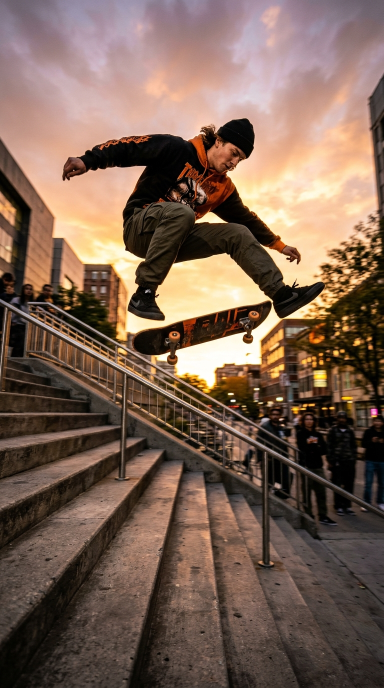
#> input picture VidCut_PlayStore_Assets/sample_footage/footage_action_skater.jpg, 768 x 1376 px, given in place of raw_1_editor.png, which was not available (shown at 1/2 size)
$ python generate_youcut_clean_posters.py
#> lines starting #> are read from the running program, lines starting #| are printed output that depends on the picture; after the words box and inside, x2 and y2 are one past the last pixel; in counts of white or black regions, pixels touching at a corner belong together
import os, sys
from PIL import Image, ImageDraw, ImageFilter, ImageFont

BRAIN_DIR = '/Users/pritamsharma/.gemini/antigravity/brain/1924d82f-8c85-4f77-96d0-28de4bd5bc32'
RAW_DIR = '/Users/pritamsharma/Downloads/VidCut_PlayStore_Assets/raw_device_screenshots'
OUT_DIR = '/Users/pritamsharma/Downloads/VidCut_PlayStore_Assets/screenshots'
APP_OUT_DIR = '/Users/pritamsharma/Downloads/video_editor_app/play_store_assets/screenshots'

os.makedirs(OUT_DIR, exist_ok=True)
os.makedirs(APP_OUT_DIR, exist_ok=True)

FONT_TITLE = '/System/Library/Fonts/Supplemental/DIN Alternate Bold.ttf'
FONT_SUB = '/System/Library/Fonts/Supplemental/Arial Bold.ttf'

CANVAS_W, CANVAS_H = 1080, 1920

def fit_crop(img, tw, th):
    sw, sh = img.size
    scale = max(tw / float(sw), th / float(sh))
    nw, nh = int(sw * scale), int(sh * scale)
    scaled = img.resize((nw, nh), Image.Resampling.LANCZOS)
    cx = (nw - tw) // 2
    cy = (nh - th) // 2
    return scaled.crop((cx, cy, cx + tw, cy + th))

def create_youcut_bg(accent_glow_color):
#> called with accent_glow_color = (124, 58, 237, 130)
    bg = Image.new('RGBA', (CANVAS_W, CANVAS_H), (14, 16, 24, 255))

    # Smooth vertical mesh gradient
    for y in range(CANVAS_H):
        r = int(13 + (20 - 13) * (y / CANVAS_H))
        g = int(15 + (24 - 15) * (y / CANVAS_H))
        b = int(22 + (36 - 22) * (y / CANVAS_H))
        ImageDraw.Draw(bg).line([(0, y), (CANVAS_W, y)], fill=(r, g, b, 255))

    # Volumetric ambient backlight glow behind phone
    glow_layer = Image.new('RGBA', (CANVAS_W, CANVAS_H), (0, 0, 0, 0))
#> glow_layer: PIL image 1080x1920 RGBA; every value is 0
    d = ImageDraw.Draw(glow_layer)
    cx, cy = 540, 1100
    radius = 660
    r_val, g_val, b_val, a_max = accent_glow_color
    for i in range(35, 0, -1):
        cur_r = int(radius * (i / 35.0))
        alpha = int(a_max * (1.0 - (i / 35.0))**1.7)
        d.ellipse([cx - cur_r, cy - cur_r, cx + cur_r, cy + cur_r], fill=(r_val, g_val, b_val, alpha))
    glow_layer = glow_layer.filter(ImageFilter.GaussianBlur(40))
    bg = Image.alpha_composite(bg, glow_layer)

    # Gradient fade at top for maximum text contrast
    fade = Image.new('RGBA', (CANVAS_W, CANVAS_H), (0, 0, 0, 0))
    f_draw = ImageDraw.Draw(fade)
    for y in range(410):
        a = int(230 * (1.0 - (y / 410.0)**1.2))
        f_draw.line([(0, y), (CANVAS_W, y)], fill=(10, 12, 18, a))
    bg = Image.alpha_composite(bg, fade)
    return bg

def build_youcut_phone(screen_img, target_w=870, target_h=1560, radius=48, bezel=12):
    phone_w = target_w
    phone_h = target_h
    inner_w = phone_w - (bezel * 2)
    inner_h = phone_h - (bezel * 2)
    inner_r = radius - (bezel // 2)

    # Scale real device screenshot to inner screen
    scaled_screen = fit_crop(screen_img, inner_w, inner_h)

    # Screen Mask
    screen_mask = Image.new('L', (inner_w * 2, inner_h * 2), 0)
#> screen_mask: PIL image 1692x3072 L; every value is 0
    ImageDraw.Draw(screen_mask).rounded_rectangle([0, 0, inner_w * 2, inner_h * 2], radius=inner_r * 2, fill=255)
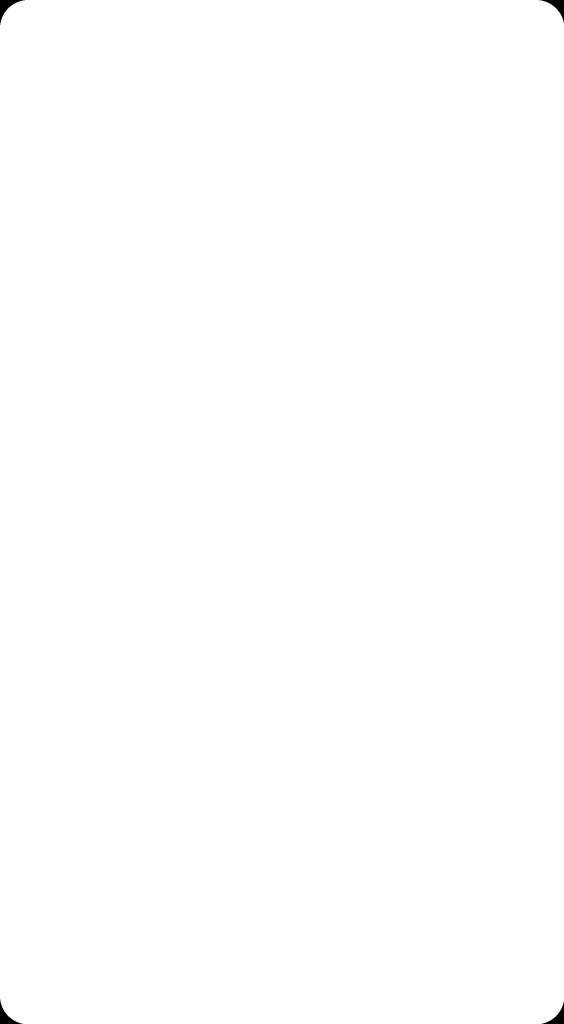
#> screen_mask: PIL image 1692x3072 L (shown at 1/3 size); 99.9% white; 4 black regions, box (x1, y1, x2, y2) and area: (0, 0, 75, 75) 1539, (1618, 0, 1692, 69) 1464, (0, 2998, 69, 3072) 1464, (1624, 3004, 1692, 3072) 1390
    screen_mask = screen_mask.resize((inner_w, inner_h), Image.Resampling.LANCZOS)
#> screen_mask: PIL image 846x1536 L

    rounded_screen = Image.new('RGBA', (inner_w, inner_h), (0, 0, 0, 0))
#> rounded_screen: PIL image 846x1536 RGBA; every value is 0
    rounded_screen.paste(scaled_screen, (0, 0))
    rounded_screen.putalpha(screen_mask)

    # Subtle glass sheen reflection
    glass_sheen = Image.new('RGBA', (inner_w, inner_h), (0, 0, 0, 0))
    g_draw = ImageDraw.Draw(glass_sheen)
    sheen_poly = [
        (int(inner_w * 0.45), 0),
        (inner_w, 0),
        (inner_w, int(inner_h * 0.28)),
        (int(inner_w * 0.1), int(inner_h * 0.65)),
        (0, int(inner_h * 0.55)),
        (0, int(inner_h * 0.22))
    ]
    g_draw.polygon(sheen_poly, fill=(255, 255, 255, 10))
    glass_sheen = glass_sheen.filter(ImageFilter.GaussianBlur(16))
    glass_sheen.putalpha(screen_mask)
    rounded_screen = Image.alpha_composite(rounded_screen, glass_sheen)

    # Phone chassis with side buttons
    button_w = 6
    total_w = phone_w + button_w * 2
    total_h = phone_h

    body = Image.new('RGBA', (total_w, total_h), (0, 0, 0, 0))
#> body: PIL image 882x1560 RGBA; every value is 0
    b_draw = ImageDraw.Draw(body)
    b_draw.rounded_rectangle([0, 220, button_w + 3, 300], radius=3, fill=(55, 60, 75, 255))
    b_draw.rounded_rectangle([0, 320, button_w + 3, 400], radius=3, fill=(55, 60, 75, 255))
    b_draw.rounded_rectangle([total_w - button_w - 3, 260, total_w, 370], radius=3, fill=(55, 60, 75, 255))

    c_mask = Image.new('L', (phone_w * 2, phone_h * 2), 0)
#> c_mask: PIL image 1740x3120 L; every value is 0
    ImageDraw.Draw(c_mask).rounded_rectangle([0, 0, phone_w * 2, phone_h * 2], radius=radius * 2, fill=255)
#> c_mask: PIL image 1740x3120 L; 99.9% white; 4 black regions, box (x1, y1, x2, y2) and area: (0, 0, 87, 87) 2004, (1654, 0, 1740, 80) 1917, (0, 3034, 80, 3120) 1917, (1661, 3041, 1740, 3120) 1831
    c_mask = c_mask.resize((phone_w, phone_h), Image.Resampling.LANCZOS)
#> c_mask: PIL image 870x1560 L

    chassis = Image.new('RGBA', (phone_w, phone_h), (22, 24, 30, 255))
    chassis.putalpha(c_mask)

    rim_layer = Image.new('RGBA', (phone_w, phone_h), (0, 0, 0, 0))
#> rim_layer: PIL image 870x1560 RGBA; every value is 0
    r_draw = ImageDraw.Draw(rim_layer)
    r_draw.rounded_rectangle([1, 1, phone_w - 2, phone_h - 2], radius=radius, outline=(90, 100, 120, 230), width=2)
    r_draw.rounded_rectangle([3, 3, phone_w - 4, phone_h - 4], radius=radius - 2, outline=(18, 19, 24, 255), width=bezel - 3)
    r_draw.arc([2, 2, radius * 3, radius * 3], start=180, end=270, fill=(210, 225, 250, 180), width=3)

    chassis = Image.alpha_composite(chassis, rim_layer)
    chassis.paste(rounded_screen, (bezel, bezel), rounded_screen)

    # Dynamic Island
    island_w, island_h = 114, 28
    island_x = (phone_w - island_w) // 2
    island_y = bezel + 12
    i_draw = ImageDraw.Draw(chassis)
    i_draw.rounded_rectangle([island_x, island_y, island_x + island_w, island_y + island_h], radius=14, fill=(10, 10, 14, 255))
    i_draw.ellipse([island_x + 22, island_y + 7, island_x + 36, island_y + 21], fill=(18, 22, 32, 255))
    i_draw.ellipse([island_x + 26, island_y + 11, island_x + 31, island_y + 16], fill=(50, 70, 110, 255))
    i_draw.ellipse([island_x + 78, island_y + 9, island_x + 90, island_y + 21], fill=(16, 20, 28, 255))
    i_draw.ellipse([island_x + 82, island_y + 13, island_x + 86, island_y + 17], fill=(40, 60, 95, 255))

    body.paste(chassis, (button_w, 0), chassis)
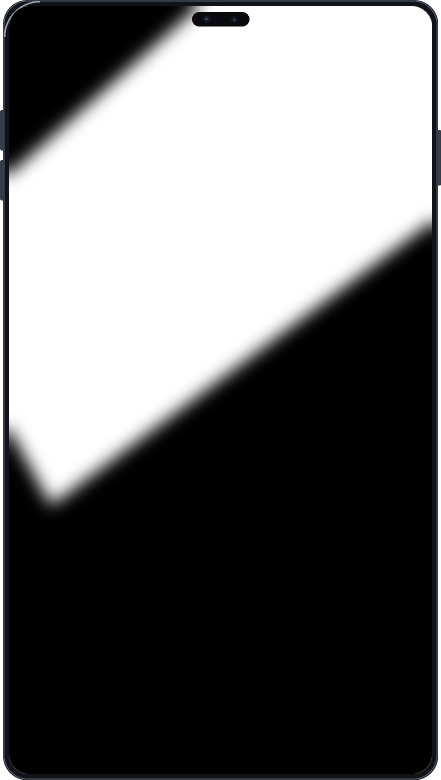
#> body: PIL image 882x1560 RGBA (shown at 1/2 size); mean R, G, B, A 104.1, 104.2, 104.6, 251.5; transparent parts drawn white
    return body

def render_poster(screen_path, line1, line1_color, line2, sub, glow, out_name):
    real_screen = Image.open(screen_path).convert('RGBA')
    bg = create_youcut_bg(glow)
    phone = build_youcut_phone(real_screen, target_w=870, target_h=1560, radius=48, bezel=12)
    phone_x = (CANVAS_W - phone.size[0]) // 2
#> phone_x = 99
    phone_y = 330

    # Contact & Diffuse Shadows
    c_shadow = Image.new('RGBA', (CANVAS_W, CANVAS_H), (0, 0, 0, 0))
    p_alpha = phone.split()[-1]
    c_fill = Image.new('RGBA', phone.size, (0, 0, 0, 220))
    c_fill.putalpha(p_alpha)
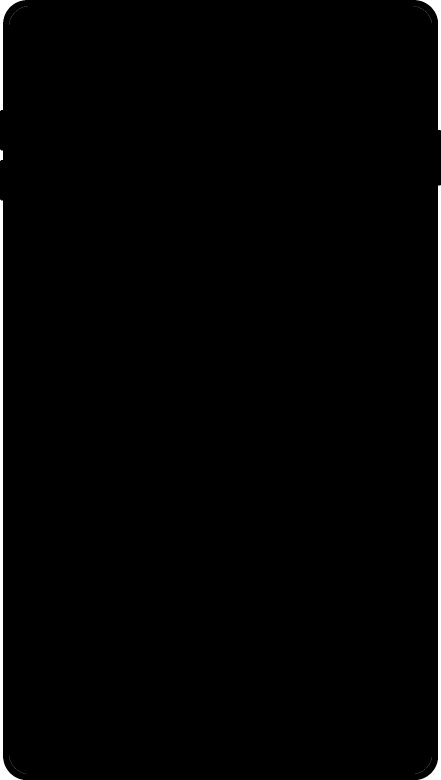
#> c_fill: PIL image 882x1560 RGBA (shown at 1/2 size); mean R, G, B, A 0, 0, 0, 251.5; transparent parts drawn white
    c_shadow.paste(c_fill, (phone_x, phone_y + 16), c_fill)
    c_shadow = c_shadow.filter(ImageFilter.GaussianBlur(24))
    bg = Image.alpha_composite(bg, c_shadow)

    d_shadow = Image.new('RGBA', (CANVAS_W, CANVAS_H), (0, 0, 0, 0))
    d_fill = Image.new('RGBA', phone.size, (0, 0, 0, 150))
    d_fill.putalpha(p_alpha)
    d_shadow.paste(d_fill, (phone_x, phone_y + 44), d_fill)
    d_shadow = d_shadow.filter(ImageFilter.GaussianBlur(52))
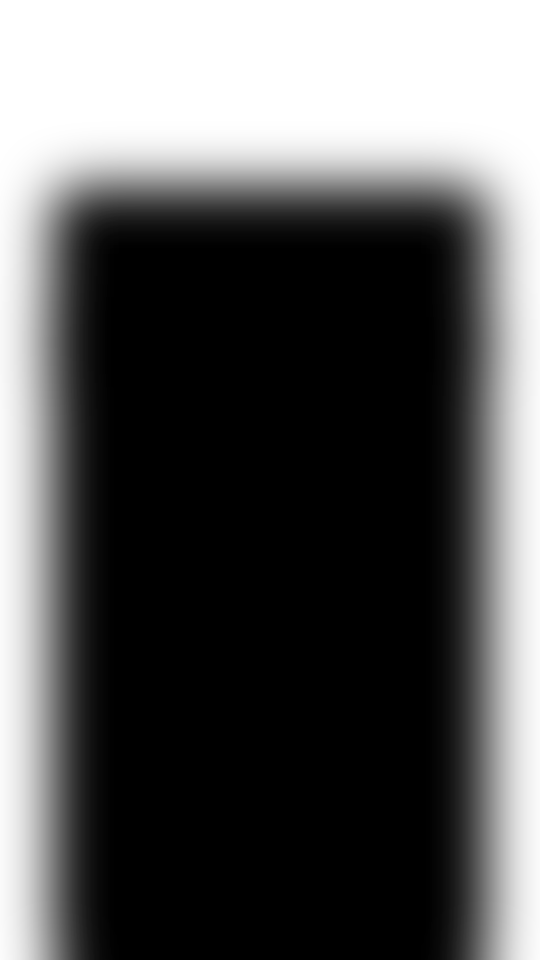
#> d_shadow: PIL image 1080x1920 RGBA (shown at 1/2 size); mean R, G, B, A 0, 0, 0, 165.3; transparent parts drawn white
    bg = Image.alpha_composite(bg, d_shadow)

    bg.paste(phone, (phone_x, phone_y), phone)

    # Typography: Exactly matching YouCut Google Play Store layout
    draw = ImageDraw.Draw(bg)
    f_line1 = ImageFont.truetype(FONT_TITLE, 60)
    f_line2 = ImageFont.truetype(FONT_TITLE, 86)
    f_sub = ImageFont.truetype(FONT_SUB, 28)

    # Line 1: Accent Color (Centered at y = 62)
    bb1 = f_line1.getbbox(line1)
    w1 = bb1[2] - bb1[0]
    x1 = (CANVAS_W - w1) // 2
    for ox, oy in [(-1,1), (1,1), (0,2)]:
        draw.text((x1 + ox, 62 + oy), line1, font=f_line1, fill=(0, 0, 0, 200))
    draw.text((x1, 62), line1, font=f_line1, fill=line1_color)

    # Line 2: Huge Bold White (Centered at y = 132)
    bb2 = f_line2.getbbox(line2)
    w2 = bb2[2] - bb2[0]
    x2 = (CANVAS_W - w2) // 2
    for ox, oy in [(-2,2), (2,2), (0,3), (0,4)]:
        draw.text((x2 + ox, 132 + oy), line2, font=f_line2, fill=(0, 0, 0, 240))
    draw.text((x2, 132), line2, font=f_line2, fill=(255, 255, 255))

    # Line 3: Clean Subtitle (Centered at y = 236)
    bb3 = f_sub.getbbox(sub)
    w3 = bb3[2] - bb3[0]
    x3 = (CANVAS_W - w3) // 2
    draw.text((x3, 236), sub, font=f_sub, fill=(203, 213, 225))

    out_rgb = bg.convert('RGB')
    out_rgb.save(os.path.join(OUT_DIR, out_name), quality=96)
    out_rgb.save(os.path.join(APP_OUT_DIR, out_name), quality=96)
    out_rgb.save(os.path.join(BRAIN_DIR, out_name), quality=96)
    print("Successfully generated and saved:", out_name)

print("Starting generation of all 7 clean YouCut-style posters...")

# Slide 1: FREE & NO WATERMARK
render_poster(os.path.join(RAW_DIR, 'raw_1_editor.png'),
              "FREE &", (255, 230, 0),
              "NO WATERMARK",
              "Pro Video Editor & Reels Maker • 100% Free",
              (124, 58, 237, 130), 'screenshot_1_hero_editor.png')

# Slide 2: 50+ DYNAMIC TRANSITION EFFECTS
render_poster(os.path.join(RAW_DIR, 'raw_2_transitions.png'),
              "50+ DYNAMIC", (0, 229, 255),
              "TRANSITION EFFECTS",
              "Glitch, Zoom, Dissolve & 1-Tap Apply to All",
              (37, 99, 235, 130), 'screenshot_2_transitions.png')
#> call 2 of render_poster, with line1 = '50+ DYNAMIC', line1_color = (0, 229, 255), line2 = 'TRANSITION EFFECTS', glow = (37, 99, 235, 130), out_name = 'screenshot_2_transitions.png'
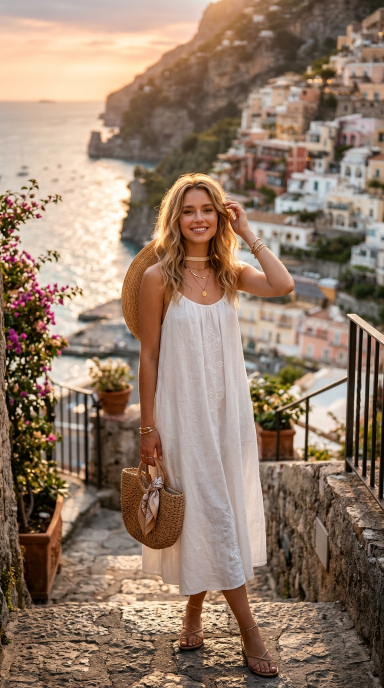
#> input picture VidCut_PlayStore_Assets/sample_footage/footage_fashion_coastal.jpg, 768 x 1376 px, given in place of raw_2_transitions.png, which was not available (shown at 1/2 size)
#> call 2 of create_youcut_bg, with accent_glow_color = (37, 99, 235, 130)
#> in create_youcut_bg (call 2), `bg = Image.alpha_composite(bg, glow_layer)`:
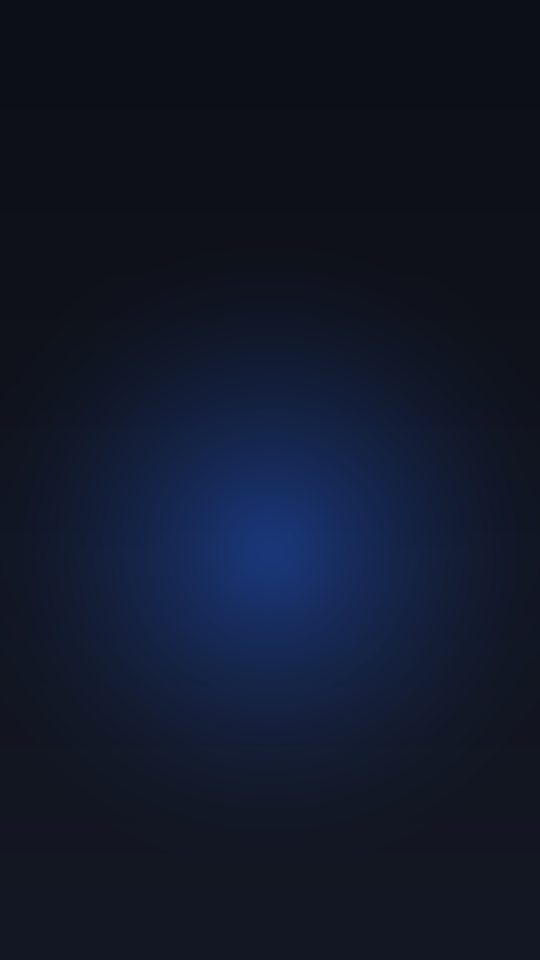
#> bg: PIL image 1080x1920 RGBA (shown at 1/2 size); mean R, G, B, A 17.3, 24, 41.3, 255
#> call 2 of fit_crop, with tw = 846, th = 1536
#> in fit_crop (call 2), `return scaled.crop((cx, cy, cx + tw, cy + th))`:
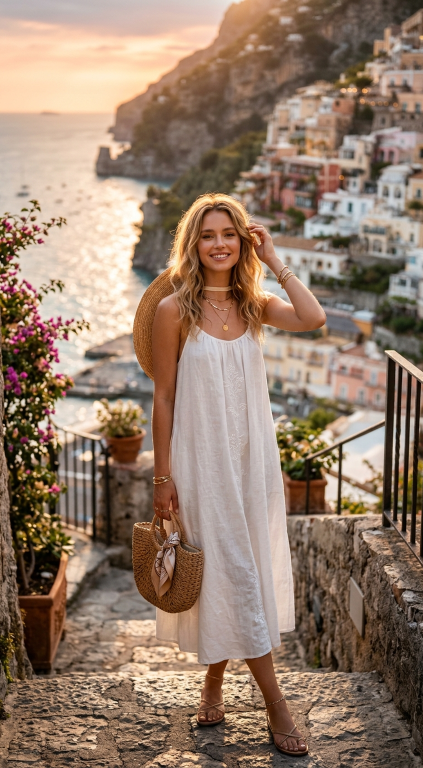
#> returned value: PIL image 846x1536 RGBA (shown at 1/2 size); mean R, G, B, A 147.8, 124.1, 106.3, 255

# Slide 3: SMOOTH SLOW MOTION & SPEED
render_poster(os.path.join(RAW_DIR, 'raw_3_velocity.png'),
              "SMOOTH", (255, 109, 0),
              "SLOW MOTION & SPEED",
              "Velocity Curve Ramping 0.25x – 4.0x Speed",
              (234, 88, 12, 130), 'screenshot_3_velocity_curves.png')

# Slide 4: EXTRACT & ADD MUSIC & SOUND FX
render_poster(os.path.join(RAW_DIR, 'raw_5_audio.png'),
              "EXTRACT & ADD", (255, 64, 129),
              "MUSIC & SOUND FX",
              "Rip Audio from Video • Royalty-Free Tracks",
              (225, 29, 72, 130), 'screenshot_4_audio_extractor.png')
#> (the run stopped early here; a loop or call above may not have finished)
